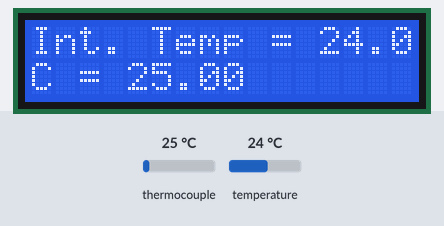
Bench run of a sketch on a simulated Arduino Zero (SAMD21). Shown: 16×2 character LCD. Inputs (shaded band) come from the test bench; at power-on: thermocouple 25 °C, temperature 24 °C.

Above: at 1.7 s.
1.8 s: thermocouple set to 6 °C
At 5.9 s:
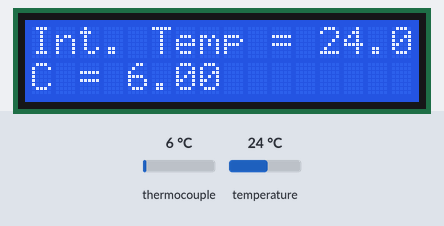
7.8 s: temperature set to 12 °C
At 12.0 s:
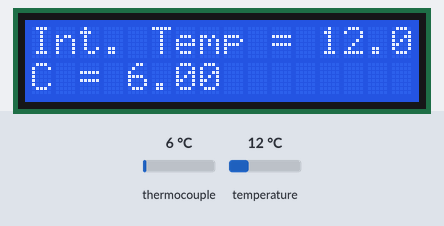
13.8 s: thermocouple set to 75 °C
At 17.1 s:
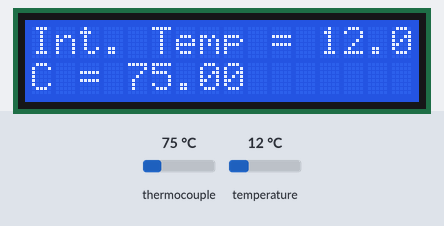
19.8 s: temperature set to 19 °C
At 22.0 s:
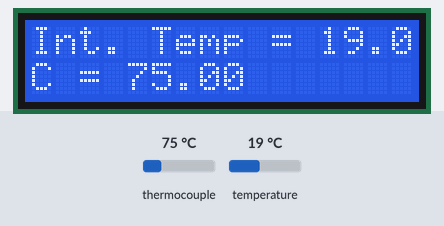
25.8 s: thermocouple set to 150 °C
At 32.0 s:
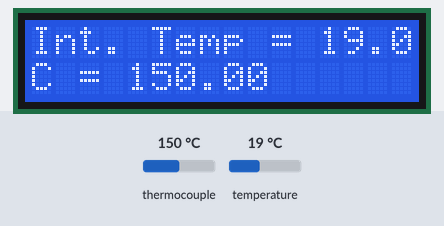
32.3 s: temperature set to 28 °C
At 37.1 s:
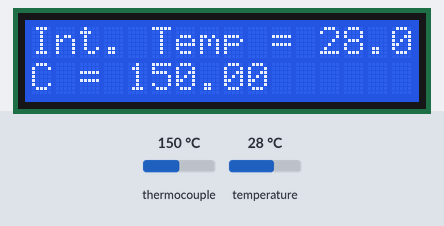
Timing chart, 0 to 38.6 s (numbered marks = the images above; inputs shaded):
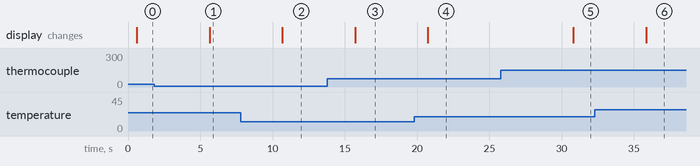

The sketch:

thermocouple-I2CLCD.ino
```cpp
// (licence header left out)
#include <SPI.h>
#include <Wire.h>
#include "Adafruit_MAX31855.h"
#include <LiquidCrystal_I2C.h>

//Digital I/O pins for MAX31855
#define MAXDO   11
#define MAXCS   10
#define MAXCLK  12

// Initialize the Thermocouple for SPI
Adafruit_MAX31855 thermocouple(MAXCLK, MAXCS, MAXDO);

// initialize I2C'd LCD 16x2, Default device ID is 0x3F for

LiquidCrystal_I2C lcd(0x3F, 16, 2);

#if defined(ARDUINO_ARCH_SAMD)
// for Zero, output on USB Serial console, remove line below if using programming port to program the Zero!
   #define Serial SerialUSB
#endif

void setup() {
  #ifndef ESP8266
    while (!Serial);     // will pause Zero, Leonardo, etc until serial console opens
  #endif

  /*
   * Serial.begin(9600);
   */

  // set up LCD
  lcd.begin();
  lcd.clear();
  lcd.print("MAX31855 test");
  // wait for MAX chip to stabilize
  delay(500);
}

void loop() {
  // basic readout test, just print the current temp
   lcd.clear();
   lcd.setCursor(0, 0);
   lcd.print("Int. Temp = ");
   lcd.println(thermocouple.readInternal());
//   Serial.print("Int. Temp = ");
//   Serial.println(thermocouple.readInternal());

   double c = thermocouple.readCelsius();
   lcd.setCursor(0, 1);
   if (isnan(c))
   {
     lcd.print("T/C Problem");
   }
   else
   {
     lcd.print("C = ");
     lcd.print(c);
     lcd.print("  ");
//     Serial.print("Thermocouple Temp = *");
//     Serial.println(c);
   }

   delay(5000);
}
```

Measured:
- after the input at 1.8 s, the display: changes after 3.8 s (image 1)
- after the input at 7.8 s, the display: changes after 2.9 s (image 2)
- after the input at 13.8 s, the display: changes after 1.9 s (image 3)
- after the input at 19.8 s, the display: changes after 0.94 s (image 4)
- after the input at 25.8 s, the display: changes after 5.0 s (image 5)
- after the input at 32.3 s, the display: changes after 3.5 s (image 6)
